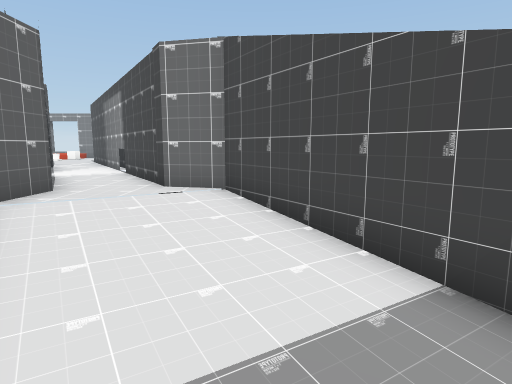
view 1 (above)

16 first-person views from a walk through a scene from a Unity 3-D project. The camera is 1.5 m above the floor, tilts 8° down and sees 75° across. The floor is counted in squares, 1 m on a side. Each view is taken from the middle of a square. On the plan, view 1 faces up. The plan holds only what a view shows up to about 15 squares ahead; the rest is blank. The place goes on beyond the plan. The player character is not drawn. Some surface patterns are stand-ins.

view 2
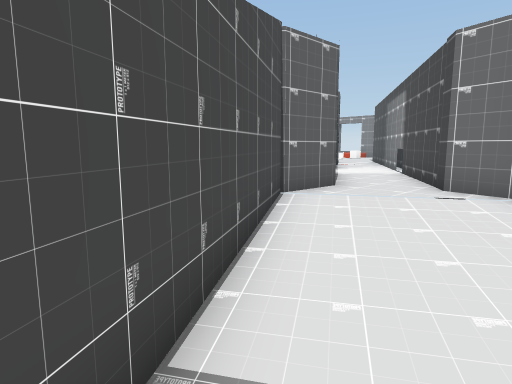

view 3
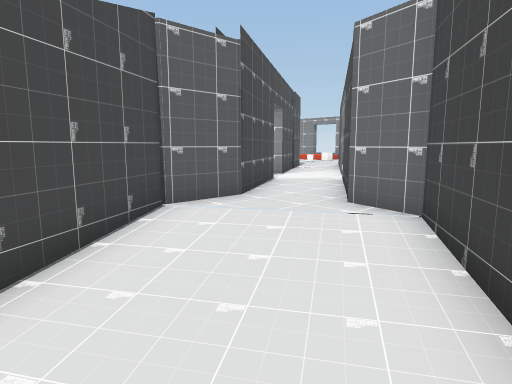

view 4
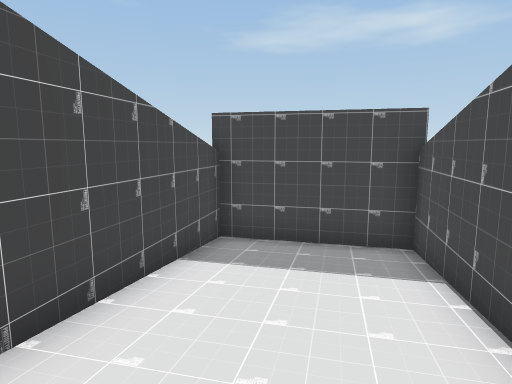

view 5
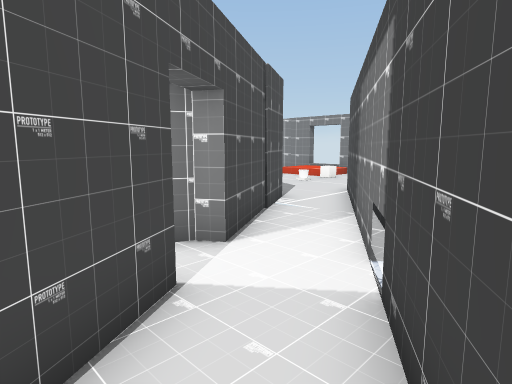

view 6
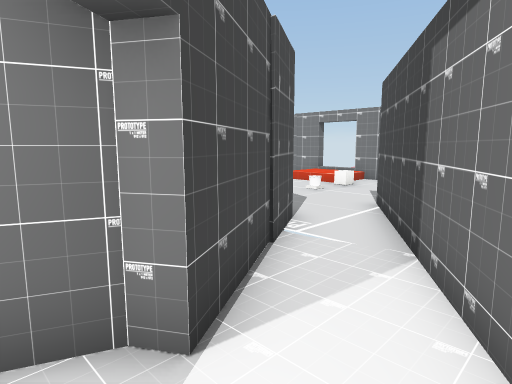

view 7
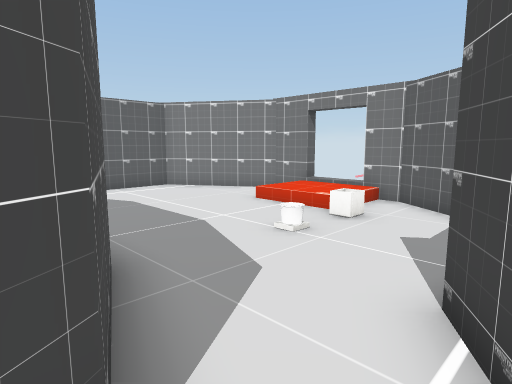

view 8
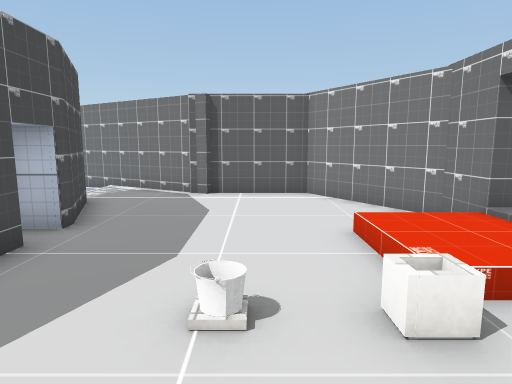

view 9
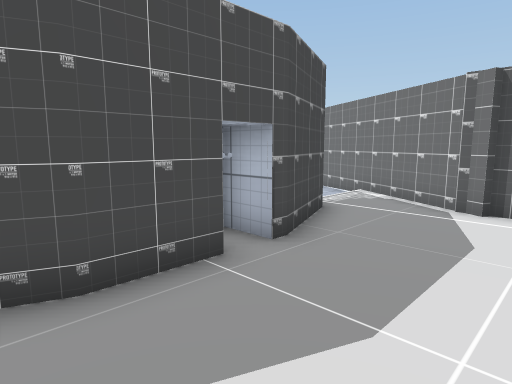

view 10
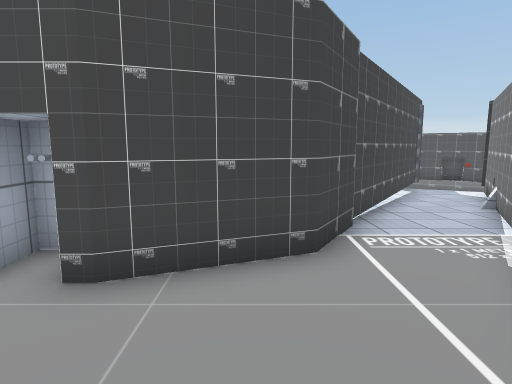

view 11
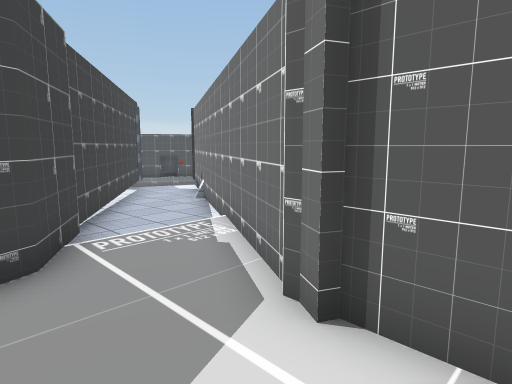

view 12
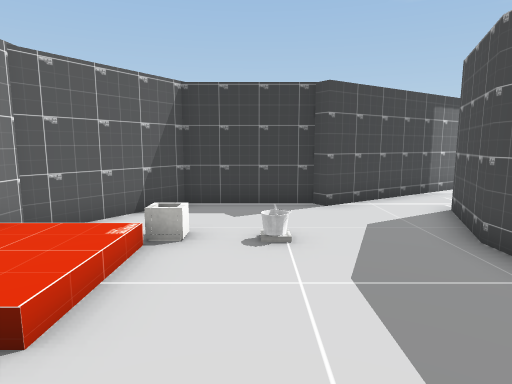

view 13
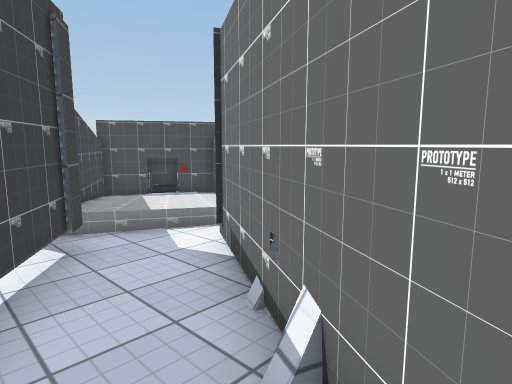

view 14
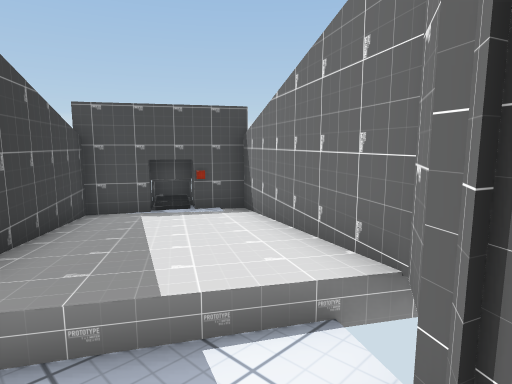

view 15
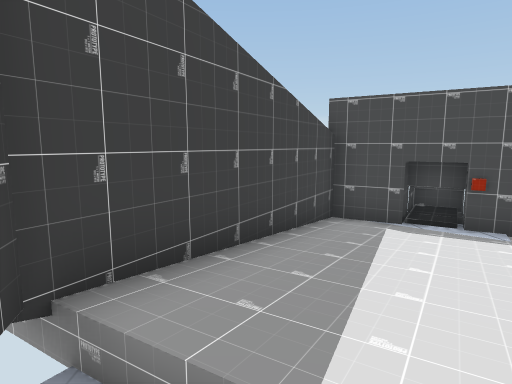

view 16
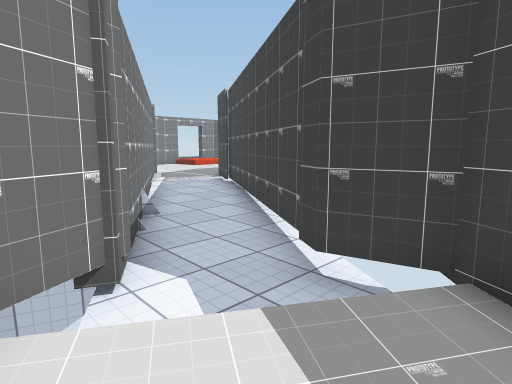

### Floor plan
Key: @ floor where view 1 was taken; # wall or solid block; . main floor; - floor 0.25 m lower than the main floor; _ floor 0.5 m lower than the main floor; / step, stairs or slope; C conveyor; O other object.
Columns run from 31 left of view 1 to 3 right of it. Each row starts with its distance up from view 1.
 24               ###OO###
 23             ###......##
 22            ##.........##
 21            #...........#
 20            #...........#
 19            #...........#
 18            #...........#
 17           ##...........##
 16           #...##OO####..#
 15          ##..#  OO    #.##
 14          #..##        #..##
 13         ##..#         ##..#
 12        ##--##          ##.##
 11        #---#           ##..#
 10       ##--##           #...##
  9       #--##              #..##
  8      ##--#               ##..#
  7    ###--##                ##.###
  6    #.///#                  #...##
  5   ##.../#                  #....#
  4   #--..##                  #..--##
  3  ##----#                   ##----##
  2  #_---##                    ##--__#
  1 ##___##                      #___##
  0  #C__#                       ##@##
 -1  CC###                        ###
 -2  CC

Where each view was taken, in squares from view 1:
view 1: 0 up, 0 right, facing up
view 2: 0 up, 0 right, facing up-left
view 3: 2 up, 1 right, facing up-left
view 4: 6 up, 3 left, facing down-right
view 5: 8 up, 3 left, facing up-left
view 6: 10 up, 5 left, facing up-left
view 7: 15 up, 8 left, facing up-left
view 8: 20 up, 9 left, facing left
view 9: 20 up, 11 left, facing down-left
view 10: 20 up, 17 left, facing down
view 11: 20 up, 17 left, facing down-left
view 12: 20 up, 17 left, facing right
view 13: 12 up, 22 left, facing down-left
view 14: 8 up, 24 left, facing down-left
view 15: 7 up, 25 left, facing down
view 16: 4 up, 27 left, facing up-right
